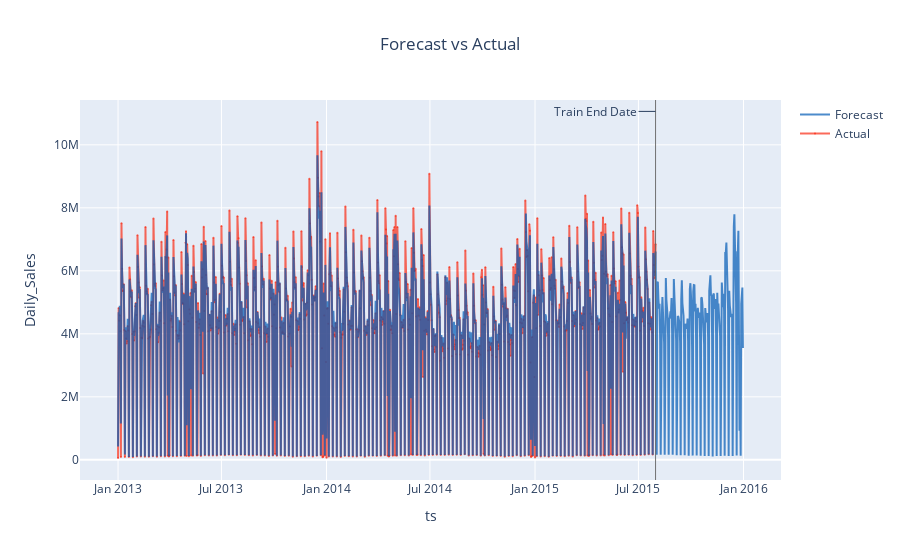

The code cell stored with this chart in its notebook:
### Markdown cell above
#### Forecast

### Code cell
forecast = result.forecast
fig = forecast.plot()
plotly.io.show(fig)

### Figure 1 — Plotly figure (JSON) as saved in the notebook; plotly's stock layout.template omitted (floating-point values rounded to 4 significant figures; data arrays with more than 128 entries replaced by an {"elided": "..."} marker saying what was removed)
{"data": [{"line": {"color": "rgba(250, 43, 20, 0.7)"}, "marker": {"color": "rgba(250, 43, 20, 0.7)", "size": 2}, "mode": "lines+markers", "name": "Actual", "opacity": 1, "type": "scatter", "x": {"elided": "1095 str values"}, "y": {"elided": "1095 int values"}}, {"line": {"color": "rgba(0, 90, 181, 0.7)", "dash": "solid"}, "name": "Forecast", "type": "scatter", "x": {"elided": "1095 str values"}, "y": {"elided": "1095 float values"}}], "layout": {"annotations": [{"arrowhead": 0, "ax": -60, "ay": 0, "showarrow": true, "text": "Train End Date", "x": "2015-07-31T00:00:00", "xref": "x", "y": 0.97, "yref": "paper"}], "legend": {"traceorder": "reversed"}, "shapes": [{"line": {"color": "rgba(100, 100, 100, 0.9)", "width": 1}, "type": "line", "x0": "2015-07-31T00:00:00", "x1": "2015-07-31T00:00:00", "xref": "x", "y0": 0, "y1": 1, "yref": "paper"}], "showlegend": true, "title": {"text": "Forecast vs Actual", "x": 0.5}, "xaxis": {"autorange": true, "range": ["2012-10-28 23:37:14.4166", "2016-03-04 00:22:45.5834"], "title": {"text": "ts"}, "type": "date"}, "yaxis": {"autorange": true, "range": [-762300.0, 11550000.0], "title": {"text": "Daily_Sales"}, "type": "linear"}}}
